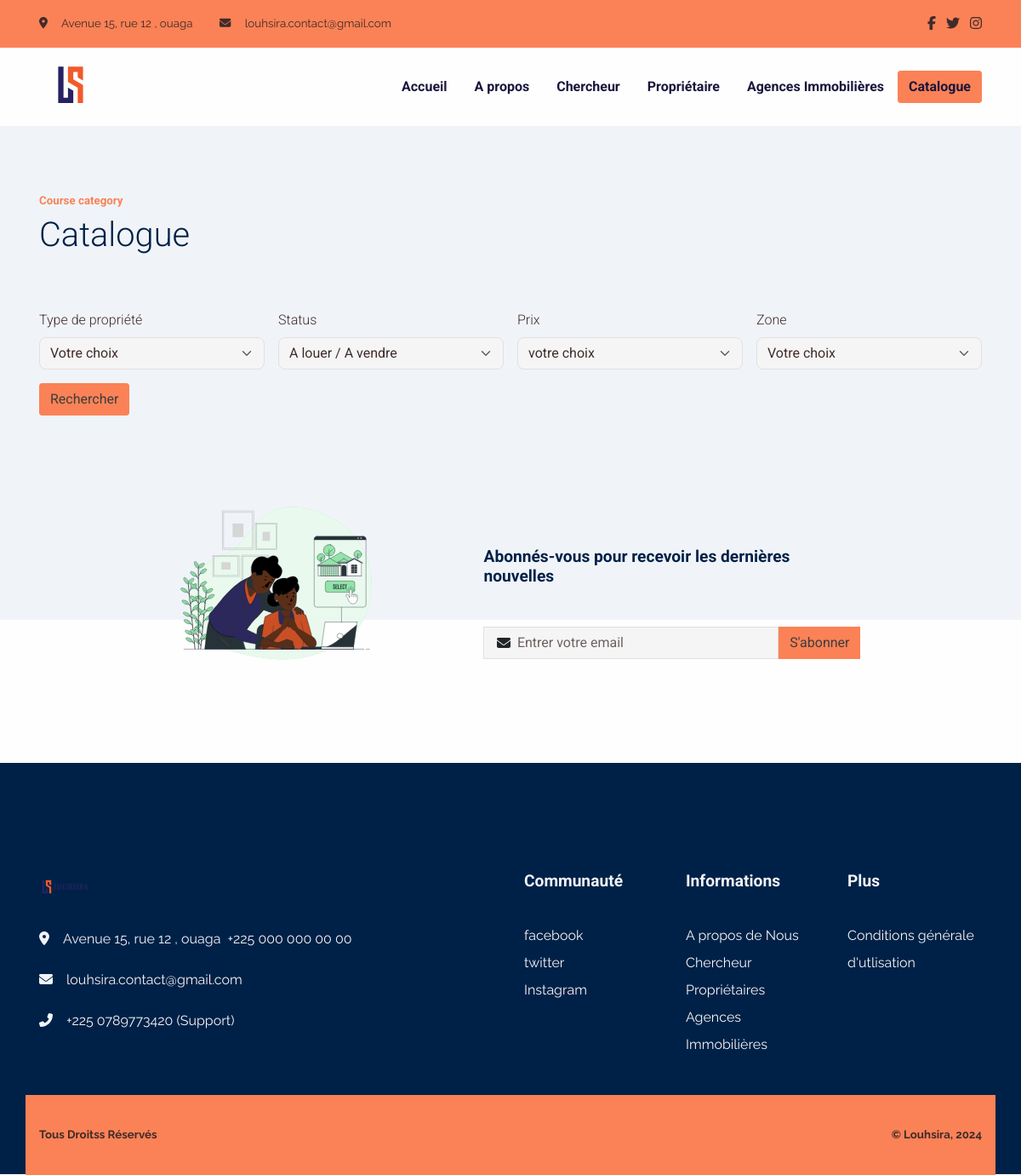
Before: /catalogue with the older database file.
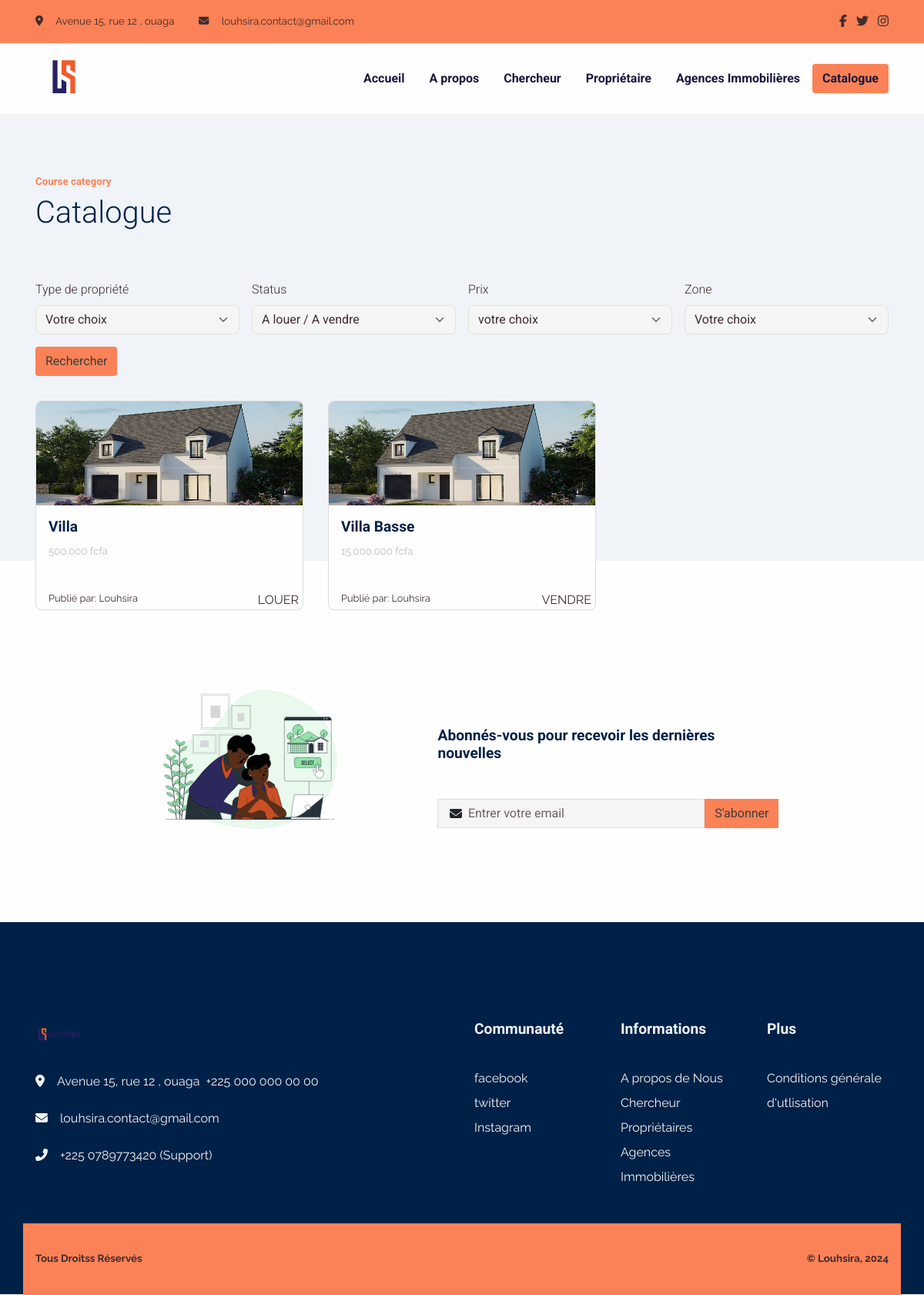
After: the same page with the newer database file.
### app/models.py (models this page shows, shortened)
class Convention(models.Model):
    created_at = models.DateTimeField(auto_now=False, auto_now_add=True)
    update_at = models.DateTimeField(auto_now=True, auto_now_add=False)
    publish = models.BooleanField(default=False)
    class Meta:
        abstract = True

class Social(Convention):
    name = models.CharField(max_length=150, blank=True, null=True)
    icon = models.CharField(max_length=150, blank=True, null=True)
    link = models.URLField(max_length = 200)
    class Meta:
        verbose_name = "Réseaux Social"
        verbose_name_plural = "Réseaux Sociaux"

class configuration(Convention):
    name = models.CharField(max_length = 150, blank=True, null=True)
    vendor_title = models.CharField(max_length = 150, blank=True, null=True)
    location_title = models.CharField(max_length = 150, blank=True, null=True)
    about_title = models.CharField(max_length = 150, blank=True, null=True)
    why_choose_title = models.CharField(max_length = 150, blank=True, null=True)
    newsletter_title = models.CharField(max_length = 150, blank=True, null=True)
    newsletter_text = models.TextField()
    newsletter_picture = models.FileField(upload_to=LOGO_SITE_PATH, max_length = 100)
    copy_right = models.CharField(max_length = 150, blank=True, null=True)
    logo = models.FileField(upload_to=LOGO_SITE_PATH , max_length = 100, blank=True, null=True)
    logo2 = models.FileField(upload_to=LOGO_SITE_PATH , max_length = 100, blank=True, null=True)
    class Meta:
        verbose_name = "Configuration du site"
        verbose_name_plural = "Configuration du site"

### propriete/models.py (models this page shows, shortened)
class Proprietes(Convention):
    titre_annonce = models.CharField(max_length=220, blank=True, null=True)
    proprietaire = models.CharField(max_length=220, blank=True, null=True)
    proprietaire_contact = models.CharField(max_length=220, blank=True, null=True)
    type_propriete = models.ForeignKey(TypePropriete, on_delete=models.DO_NOTHING, related_name="type_propriete_related")
    prix_propriete = models.CharField(max_length=220, blank=True, null=True)
    adresse_propriete = models.CharField(max_length=220, blank=True, null=True)
    localite = models.ForeignKey(Localite, on_delete=models.DO_NOTHING, related_name="localite_propriete")
    annee_construction = models.DateField(auto_now=False, auto_now_add=False)
    nbre_chambre = models.IntegerField()
    nbre_salle_bain = models.IntegerField()
    description = HTMLField()
    status = models.CharField(max_length=15, choices=STATUS_CHOICES)
    caracteristique_speciale = models.ManyToManyField(CaracteristiqueMaison)
    pictures = models.ManyToManyField(Photo)
    class Meta:
        verbose_name = 'Les Propriétés'
        verbose_name_plural = 'Les Propriétés'

class Photo(Convention):
    title = models.CharField(max_length=220, blank=True, null=True)
    picture = models.FileField(upload_to=PICTURE_PATH, max_length = 200, blank=True, null=True)
    class Meta:
        verbose_name = 'Photo des Proprietes'
        verbose_name_plural = 'Photo des Proprietes'

### app/views.py (the view, shortened to what this page needs)
# urls.py: path('catalogue', catalogue, name="catalogue"),
def catalogue(request):
    get_all__properties = get_all_properties({'publish': True, })
    get_socials = get_social({'publish':True})
    get_configs = get_config({'publish':True})
    get_localites = get_localite({'publish':True})
    get_type_proprietes = get_all_type_propriete({'publish':True})
    template_name = "layout/catalogue.html"
    context = {
        'page': "LOUSHIRA | Catalogue",
        'get_socials': get_socials,
        'get_configs': get_configs,
        'get_all__properties': get_all__properties,
        'get_localites': get_localites,
        'get_type_proprietes': get_type_proprietes
    }
    return render(request, template_name, context)

### app/functions.py (called while the page is built)
def get_config(data=dict()):
    return configuration.objects.filter(**data).first()

def get_localite(data=dict()):
    return Localite.objects.filter(**data)

def get_all_type_propriete(data=dict()):
    return Localite.objects.all()

def get_social(data=dict()):
    return Social.objects.filter(**data)

def get_all_properties(data=dict()):
    return Proprietes.objects.filter(**data)

### templates/app/layout/catalogue.html (shortened to what this page needs)
{% extends "base/base.html" %}
{% load static %}
{% block content %}
      <section class="pb-11 pt-7 bg-600">
        <div class="container">
          <div class="row">
            <div class="col-12">
              <h6 class="font-sans-serif text-primary fw-bold">Course category</h6>
              <h1 class="mb-6">Catalogue</h1>
              <form method="get" action="/catalogue" class="row g-3">
                <div class="col-sm-6 col-md-3">
                  <label class="form-label" for="inputCategories">Type de propriété</label>
                  <select class="form-select" id="inputCategories" name="type_propriete">
                    <option selected="selected">Votre choix</option>
                  </select>
                </div>
                <div class="col-sm-6 col-md-3">
                  <label class="form-label" for="inputLevel">Status</label>
                  <select class="form-select" id="inputLevel" name="status">
                    <option selected="selected">A louer / A vendre</option>
                  </select>
                </div>
                <div class="col-sm-6 col-md-3">
                  <label class="form-label" for="inputLanguage">Prix</label>
                  <select class="form-select" id="inputLanguage" name="prix_propriete">
                    <option selected="selected">votre choix</option>
                  </select>
                </div>
                <div class="col-sm-6 col-md-3">
                  <label class="form-label" for="inputInstructor">Zone</label>
                  <select class="form-select" id="inputInstructor" name="localite">
                    <option selected="selected">Votre choix </option>
                  </select>
                </div>
                <div class="col-auto z-index-2">
                  <button class="btn btn-primary" type="submit">Rechercher</button>
                </div>
              </form>
            </div>
          </div>
        </div>
      </section>
      <section class="pb-0" style="margin-top:-17rem">
        <div class="container">
          <div class="row">
            {% for house in get_all__properties %}
            <div class="col col-md-4 col-sm-6 col-xs-6 mb-4">
                <div class="card h-100">
                  <img class="card-img-top h-50 w-100" src="{{ house.pictures.all.first.picture.url }}" alt="courses" />
                    <div class="card-body">
                    <h5 class="font-sans-serif fw-bold fs-md-0 fs-lg-1">{{house.titre_annonce}}</h5>
                    <a class="text-muted fs--1 stretched-link text-decoration-none" href="{% url 'home-detail' house.id %}">{{ house.prix_propriete }}</a>
                  </div>
                  <div class="d-flex justify-content-between ms-3" style="margin-right: 5px;">
                    <span class="fa-span">Publié par: {{house.proprietaire}}</span> <span>{{house.status}}</span>
                  </div>
                  </div>
                </div>
                {% endfor %}
          </div>
        </div>
        <j
      </section>
{% include "includes/_email_sub.html" %}
{% endblock %}

### templates/app/base/base.html (shortened to what this page needs)
{% load static %}
<!DOCTYPE html>
<html lang="en-US" dir="ltr">
  <head>
    <link href="{% static 'app/assets/css/select2-bootstrap-5-theme.min.css' %}" rel="stylesheet" />
    <link href="{% static 'app/assets/css/theme.css' %}" rel="stylesheet" />
    <link href="{% static 'app/assets/css/style.css' %}" rel="stylesheet" />
    <link href="{% static 'app/assets/css/slick.css' %}" rel="stylesheet" />
    <link href="{% static 'app/assets/css/slick-theme.css' %}" rel="stylesheet" />
    <link href="https://cdn.jsdelivr.net/npm/select2@4.1.0-rc.0/dist/css/select2.min.css" rel="stylesheet" />
  </head>
  <body>
    <main class="main" id="top">
      <section class="bg-primary py-2 d-none d-sm-block">
        <div class="container">
          <div class="row align-items-center">
            <div class="col-auto d-none d-lg-block">
              <p class="my-2 fs--1"><i class="fas fa-map-marker-alt me-3"></i><span>Avenue 15, rue 12 , ouaga </span></p>
            </div>
            <div class="col-auto ms-md-auto order-md-2 d-none d-sm-block">
              <ul class="list-unstyled list-inline my-2">
                {% for social in get_socials %}
                  <li class="list-inline-item"><a class="text-decoration-none" href="{{social.link}}"><i class="{{social.icon}} text-900"></i></a></li>
                {% endfor %}
              </ul>
            </div>
            <div class="col-auto">
              <p class="my-2 fs--1"><i class="fas fa-envelope me-3"></i><a class="text-900" href="mailto:loushira.contact@gmail.com">louhsira.contact@gmail.com </a></p>
            </div>
          </div>
        </div>
      </section>
      <nav class="navbar navbar-expand-lg navbar-light sticky-top py-3 d-block" data-navbar-on-scroll="data-navbar-on-scroll">
        <div class="container"><a class="navbar-brand" href="{% url 'welcome' %}"><img src="{{get_configs.logo.url}}" height="60" alt="logo" /></a>
          <div class="collapse navbar-collapse border-top border-lg-0 mt-4 mt-lg-0" id="navbarSupportedContent">
            <ul class="navbar-nav ms-auto pt-2 pt-lg-0 font-base">
              <li class="nav-item px-2"><a class="nav-link active fw-bold" style="color:#18163d" aria-current="page" href="{% url 'welcome' %}">Accueil</a></li>
              <li class="nav-item px-2"><a class="nav-link fw-bold" style="color:#18163d" aria-current="page" href="{% url 'about' %}">A propos</a></li>
              <li class="nav-item px-2"><a class="nav-link fw-bold" style="color:#18163d" aria-current="page" href="{% url 'home-searcher' %}">Chercheur</a></li>
              <li class="nav-item px-2"><a class="nav-link fw-bold" style="color:#18163d" aria-current="page" href="{% url 'owner-page' %}">Propriétaire</a></li>
              <li class="nav-item px-2"><a class="nav-link fw-bold" style="color:#18163d" aria-current="page" href="{% url 'agence' %}">Agences Immobilières</a></li>
            </ul><a class="btn btn-primary order-1 order-lg-0 fw-bold" style="color:#18163d" href="{% url 'catalogue' %}">Catalogue</a>
          </div>
        </div>
      </nav>
    {% block content %}
    {% endblock content %}
      <section class="bg-secondary" style=" padding-top: 7.5rem;padding-bottom: 7.5rem">
        <div class="container">
          <div class="row">
            <div class="col-12 col-sm-12 col-lg-6 mb-4 order-0 order-sm-0"><a class="text-decoration-none" href="{% url 'welcome' %}"><img src="{{get_configs.logo2.url}}" height="51" alt="" /></a> <br> <br>
              <span class="text-light my-4"> <i class="fas fa-map-marker-alt me-3"></i>Avenue 15, rue 12 , ouaga  &nbsp;</span><a class="text-light text-200" href="tel:+604-680-9785">+225 000 000 00 00</a><br /> <br></span>
              <span class="text-light"> <i class="fas fa-envelope me-3"> </i><a class="text-light text-200" href="mailto:loushira.contact@gmail.com">louhsira.contact@gmail.com</a><br><br></span>
              <span class="text-light"> <i class="fas fa-phone-alt me-3"></i><a class="text-light text-200" href="tel:+225 0789773420">+225 0789773420 (Support)</a></span>
            </div>
            <div class="col-6 col-sm-4 col-lg-2 mb-3 order-2 order-sm-1">
              <h5 class="lh-lg fw-bold mb-4 text-light font-sans-serif">Communauté </h5>
              <ul class="list-unstyled mb-md-4 mb-lg-0">
                {% for socials in get_socials %}
                  <li class="lh-lg"><a class="text-200" href="{{socials.link}}">{{socials.name}}</a></li>
                {% endfor %}
              </ul>
            </div>
            <div class="col-6 col-sm-4 col-lg-2 mb-3 order-3 order-sm-2">
              <h5 class="lh-lg fw-bold text-light mb-4 font-sans-serif">Informations</h5>
              <ul class="list-unstyled mb-md-4 mb-lg-0">
                <li class="lh-lg"><a class="text-200" href="{% url 'about' %}">A propos de Nous</a></li>
                <li class="lh-lg"><a class="text-200" href="{% url 'home-searcher' %}">Chercheur</a></li>
                <li class="lh-lg"><a class="text-200" href="{% url 'owner-page' %}">Propriétaires</a></li>
                <li class="lh-lg"><a class="text-200" href="{% url 'agence' %}">Agences Immobilières</a></li>
              </ul>
            </div>
            <div class="col-6 col-sm-4 col-lg-2 mb-3 order-3 order-sm-2">
              <h5 class="lh-lg fw-bold text-light mb-4 font-sans-serif"> Plus</h5>
              <ul class="list-unstyled mb-md-4 mb-lg-0">
                <li class="lh-lg"><a class="text-200" href="{% url 'condition-generale-utilisation' %}">Conditions générale d'utlisation</a></li>
              </ul>
            </div>
          </div>
        </div>
      </section>
      <section class="py-0" style="margin-top: -5.8rem;">
        <div class="container bg-primary">
          <div class="row justify-content-md-between justify-content-evenly py-4">
            <div class="col-12 col-sm-8 col-md-6 col-lg-auto text-center text-md-start">
              <p class="fs--1 my-2 fw-bold">{{get_configs.copy_right}}</p>
            </div>
            <div class="col-12 col-sm-8 col-md-6">
              <p class="fs--1 my-2 text-center text-md-end fw-bold">
                © Louhsira, 2024
              </p>
            </div>
          </div>
        </div>
      </section>
    </main>
    <link href="{% static 'app/assets/css/multiple.css' %}" rel="stylesheet" />
  </body>
</html>

### templates/app/includes/_email_sub.html (shortened to what this page needs)
<section>
  <div id="news_letter" class="container">
    <div class="row align-items-center d-flex justify-content-center">
      <div class="col-md-6 col-lg-4 mb-5"><img src="{{get_configs.newsletter_picture.url}}" width="280" alt="cta" /></div>
      <div class="col-md-6 col-lg-5">
        <h5 class="text-secondary font-sans-serif fw-bold">{{get_configs.newsletter_text}}</h5>
        <form class="row g-0 align-items-center">
          <div class="col">
            <div class="input-group-icon">
              <input class="form-control form-little-squirrel-control" type="email" placeholder="Entrer votre email " aria-label="email" v-model="email" /><i class="fas fa-envelope input-box-icon"></i>
            </div>
          </div>
          <div class="col-auto">
            <button class="btn btn-primary rounded-0" type="submit" @click.prevent="sendNewLettrData()">S'abonner</button>
          </div>
        </form>
      </div>
    </div>
  </div>
</section>

### static/app/assets/css/style.css (style rules this page uses)
p { font-family: "Roboto" important!; }
.fa-span { font-size: 0.8rem; }

### templates/app/base/base.html (style rules this page uses)
html, body { margin: 0; padding: 0; }
* { box-sizing: border-box; }

Changed rows visible on the page:
added Proprietes: pictures.all.first.picture (picture), titre_annonce "Villa", prix_propriete "500.000 fcfa", proprietaire "Louhsira", status "LOUER"
added Proprietes: pictures.all.first.picture (picture), titre_annonce "Villa Basse", prix_propriete "15.000.000 fcfa", proprietaire "Louhsira", status "VENDRE"
